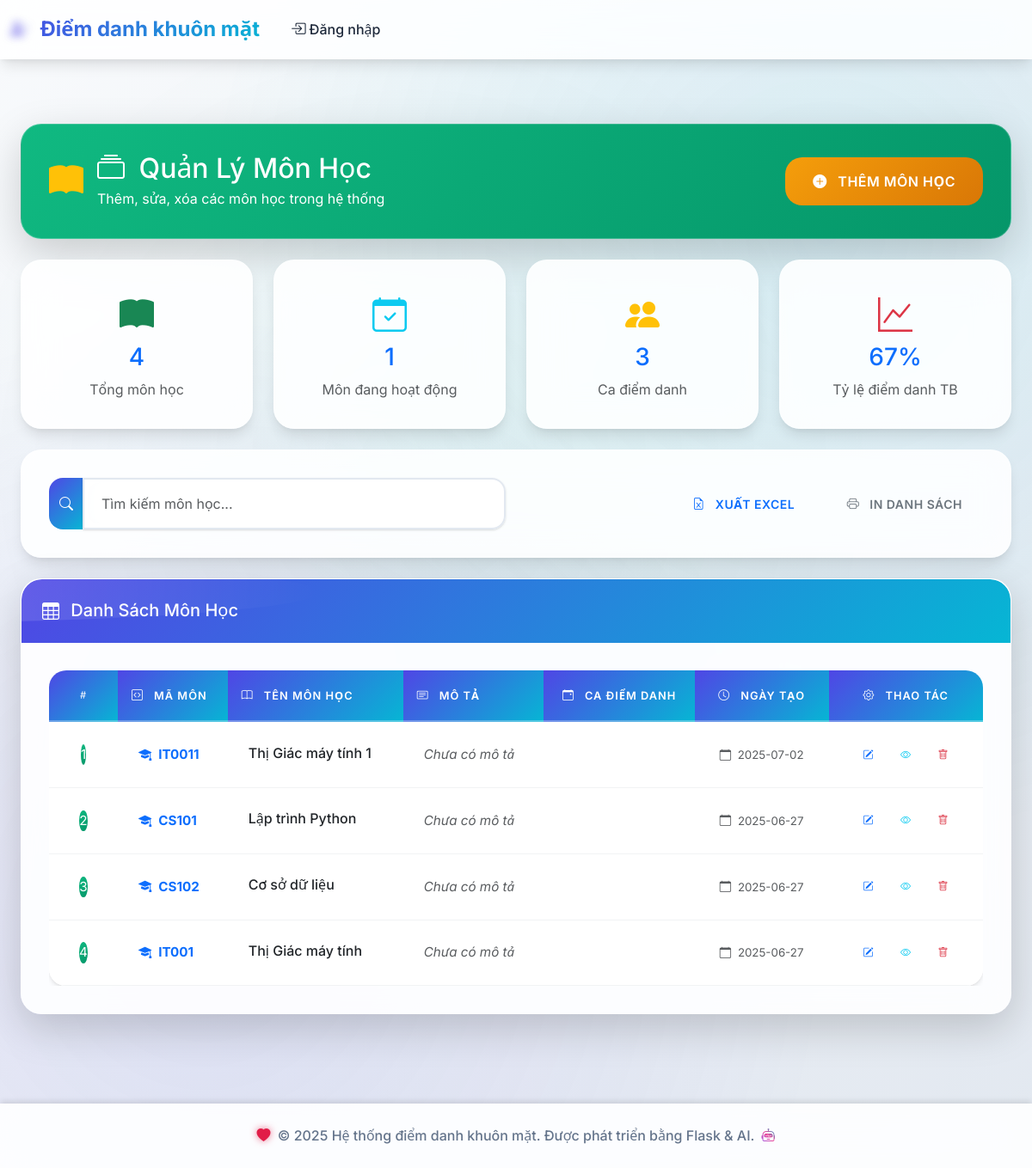
/subjects/, run on the app's committed database.
### tables this page shows
CREATE TABLE subjects (
            id INTEGER PRIMARY KEY AUTOINCREMENT,
            subject_code TEXT UNIQUE NOT NULL,
            subject_name TEXT NOT NULL,
            description TEXT,
            created_at TIMESTAMP DEFAULT CURRENT_TIMESTAMP
        );

### routes/subjects.py (the view)
@subjects_bp.route('/')
def list_subjects():
    conn = get_db_connection()
    subjects = conn.execute('''
        SELECT s.*,
               COUNT(DISTINCT ast.id) as session_count,
               COUNT(DISTINCT ar.id) as attendance_count
        FROM subjects s
        LEFT JOIN attendance_sessions ast ON s.id = ast.subject_id
        LEFT JOIN attendance_records ar ON ast.id = ar.session_id
        GROUP BY s.id
        ORDER BY s.created_at DESC
    ''').fetchall()
    total_subjects = len(subjects)
    active_subjects = len([s for s in subjects if s['session_count'] > 0])
    total_sessions = sum(s['session_count'] for s in subjects)
    total_attendance = sum(s['attendance_count'] for s in subjects)
    avg_attendance = round(total_attendance / max(total_sessions, 1) * 100) if total_sessions > 0 else 0
    conn.close()
    return render_template('subjects/list.html',
                         subjects=subjects,
                         active_subjects=active_subjects,
                         total_sessions=total_sessions,
                         avg_attendance=avg_attendance)

### models/database.py (called while the page is built)
def get_db_connection():
    conn = sqlite3.connect(DATABASE_PATH)
    conn.row_factory = sqlite3.Row
    return conn

### templates/subjects/list.html (shortened to what this page needs)
{% extends "base.html" %} {% block title %}Quản Lý Môn Học{% endblock %} {% block content %}
<div class="container-fluid py-4">
  <div class="row mb-4">
    <div class="col-12">
      <div class="card bg-gradient-success shadow-lg">
        <div class="card-body text-white">
          <div class="d-flex justify-content-between align-items-center">
            <div class="d-flex align-items-center">
              <i class="bi bi-book-fill fs-1 me-3 text-warning icon-glow"></i>
              <div>
                <h2 class="mb-1">
                  <i class="bi bi-collection me-2"></i>
                  Quản Lý Môn Học
                </h2>
                <p class="mb-0 opacity-8">Thêm, sửa, xóa các môn học trong hệ thống</p>
              </div>
            </div>
            <a href="{{ url_for('subjects.add_subject') }}" class="btn btn-warning btn-lg hover-lift">
              <i class="bi bi-plus-circle-fill me-2"></i>
              Thêm Môn Học
            </a>
          </div>
        </div>
      </div>
    </div>
  </div>
  <div class="row mb-4">
    <div class="col-md-3">
      <div class="card glass-card text-center">
        <div class="card-body">
          <i class="bi bi-book-fill fs-1 text-success mb-2"></i>
          <h3 class="text-primary">{{ subjects|length }}</h3>
          <p class="text-muted mb-0">Tổng môn học</p>
        </div>
      </div>
    </div>
    <div class="col-md-3">
      <div class="card glass-card text-center">
        <div class="card-body">
          <i class="bi bi-calendar-check fs-1 text-info mb-2"></i>
          <h3 class="text-primary">{{ active_subjects }}</h3>
          <p class="text-muted mb-0">Môn đang hoạt động</p>
        </div>
      </div>
    </div>
    <div class="col-md-3">
      <div class="card glass-card text-center">
        <div class="card-body">
          <i class="bi bi-people-fill fs-1 text-warning mb-2"></i>
          <h3 class="text-primary">{{ total_sessions }}</h3>
          <p class="text-muted mb-0">Ca điểm danh</p>
        </div>
      </div>
    </div>
    <div class="col-md-3">
      <div class="card glass-card text-center">
        <div class="card-body">
          <i class="bi bi-graph-up fs-1 text-danger mb-2"></i>
          <h3 class="text-primary">{{ avg_attendance }}%</h3>
          <p class="text-muted mb-0">Tỷ lệ điểm danh TB</p>
        </div>
      </div>
    </div>
  </div>
  <div class="row mb-4">
    <div class="col-12">
      <div class="card glass-card">
        <div class="card-body">
          <div class="row align-items-center">
            <div class="col-md-6">
              <div class="input-group">
                <span class="input-group-text bg-primary text-white">
                  <i class="bi bi-search"></i>
                </span>
                <input type="text" class="form-control" id="searchInput" placeholder="Tìm kiếm môn học..." onkeyup="filterSubjects()" />
              </div>
            </div>
            <div class="col-md-6 text-end">
              <button class="btn btn-outline-primary me-2" onclick="exportToExcel()">
                <i class="bi bi-file-earmark-excel me-2"></i>
                Xuất Excel
              </button>
              <button class="btn btn-outline-secondary" onclick="printList()">
                <i class="bi bi-printer me-2"></i>
                In danh sách
              </button>
            </div>
          </div>
        </div>
      </div>
    </div>
  </div>
  <div class="row">
    <div class="col-12">
      <div class="card glass-card shadow-lg">
        <div class="card-header bg-gradient-primary text-white">
          <h5 class="mb-0">
            <i class="bi bi-table me-2"></i>
            Danh Sách Môn Học
          </h5>
        </div>
        <div class="card-body p-0">
          {% if subjects %}
          <div class="table-responsive">
            <table class="table table-hover table-dashboard mb-0" id="subjectsTable">
              <thead class="table-dark">
                <tr>
                  <th class="text-center" style="width: 80px">
                    <i class="bi bi-hash"></i>
                  </th>
                  <th>
                    <i class="bi bi-code-square me-2"></i>
                    Mã Môn
                  </th>
                  <th>
                    <i class="bi bi-book me-2"></i>
                    Tên Môn Học
                  </th>
                  <th>
                    <i class="bi bi-card-text me-2"></i>
                    Mô Tả
                  </th>
                  <th class="text-center">
                    <i class="bi bi-calendar-event me-2"></i>
                    Ca Điểm Danh
                  </th>
                  <th class="text-center">
                    <i class="bi bi-clock me-2"></i>
                    Ngày Tạo
                  </th>
                  <th class="text-center" style="width: 150px">
                    <i class="bi bi-gear me-2"></i>
                    Thao Tác
                  </th>
                </tr>
              </thead>
              <tbody>
                {% for subject in subjects %}
                <tr class="subject-row">
                  <td class="text-center">
                    <div class="d-flex align-items-center justify-content-center">
                      <div class="avatar-sm bg-gradient-success text-white rounded-circle d-flex align-items-center justify-content-center">{{ loop.index }}</div>
                    </div>
                  </td>
                  <td>
                    <div class="d-flex align-items-center">
                      <i class="bi bi-mortarboard-fill text-primary me-2"></i>
                      <strong class="text-primary">{{ subject.subject_code }}</strong>
                    </div>
                  </td>
                  <td>
                    <div class="subject-name">
                      <h6 class="mb-1">{{ subject.subject_name }}</h6>
                    </div>
                  </td>
                  <td>
                    <span class="text-muted">
                      {% if subject.description %} {{ subject.description[:50] }}{% if subject.description|length > 50 %}...{% endif %} {% else %}
                      <em>Chưa có mô tả</em>
                      {% endif %}
                    </span>
                  </td>
                  <td class="text-center">
                    <span class="badge badge-info badge-lg">
                      <i class="bi bi-calendar-check me-1"></i>
                    </span>
                  </td>
                  <td class="text-center">
                    <small class="text-muted">
                      <i class="bi bi-calendar me-1"></i>
                      {% if subject.created_at %} {{ subject.created_at[:10] if subject.created_at else 'N/A' }} {% else %} N/A {% endif %}
                    </small>
                  </td>
                  <td class="text-center">
                    <div class="btn-group" role="group">
                      <a href="{{ url_for('subjects.edit_subject', subject_id=subject.id) }}" class="btn btn-sm btn-outline-primary" title="Chỉnh sửa">
                        <i class="bi bi-pencil-square"></i>
                      </a>
                      <button class="btn btn-sm btn-outline-info" onclick="viewSubjectDetails({{ subject.id }})" title="Xem chi tiết">
                        <i class="bi bi-eye"></i>
                      </button>
                      <button class="btn btn-sm btn-outline-danger" onclick="deleteSubject({{ subject.id }}, '{{ subject.subject_name }}')" title="Xóa">
                        <i class="bi bi-trash"></i>
                      </button>
                    </div>
                  </td>
                </tr>
                {% endfor %}
              </tbody>
            </table>
          </div>
          {% endif %}
        </div>
      </div>
    </div>
  </div>
</div>
{% endblock %}

### data on the page
subjects: subject_code "IT0011", subject_name "Thị Giác máy tính 1", description "Chưa có mô tả", created_at "2025-07-02"
subjects: subject_code "CS101", subject_name "Lập trình Python", created_at "2025-06-27"
subjects: subject_code "CS102", subject_name "Cơ sở dữ liệu", created_at "2025-06-27"
subjects: subject_code "IT001", subject_name "Thị Giác máy tính", description "Chưa có mô tả", created_at "2025-06-27"

### other printed values
{{ subjects|length }} "4"
{{ active_subjects }} "1"
{{ total_sessions }} "3"
{{ avg_attendance }} "67"
